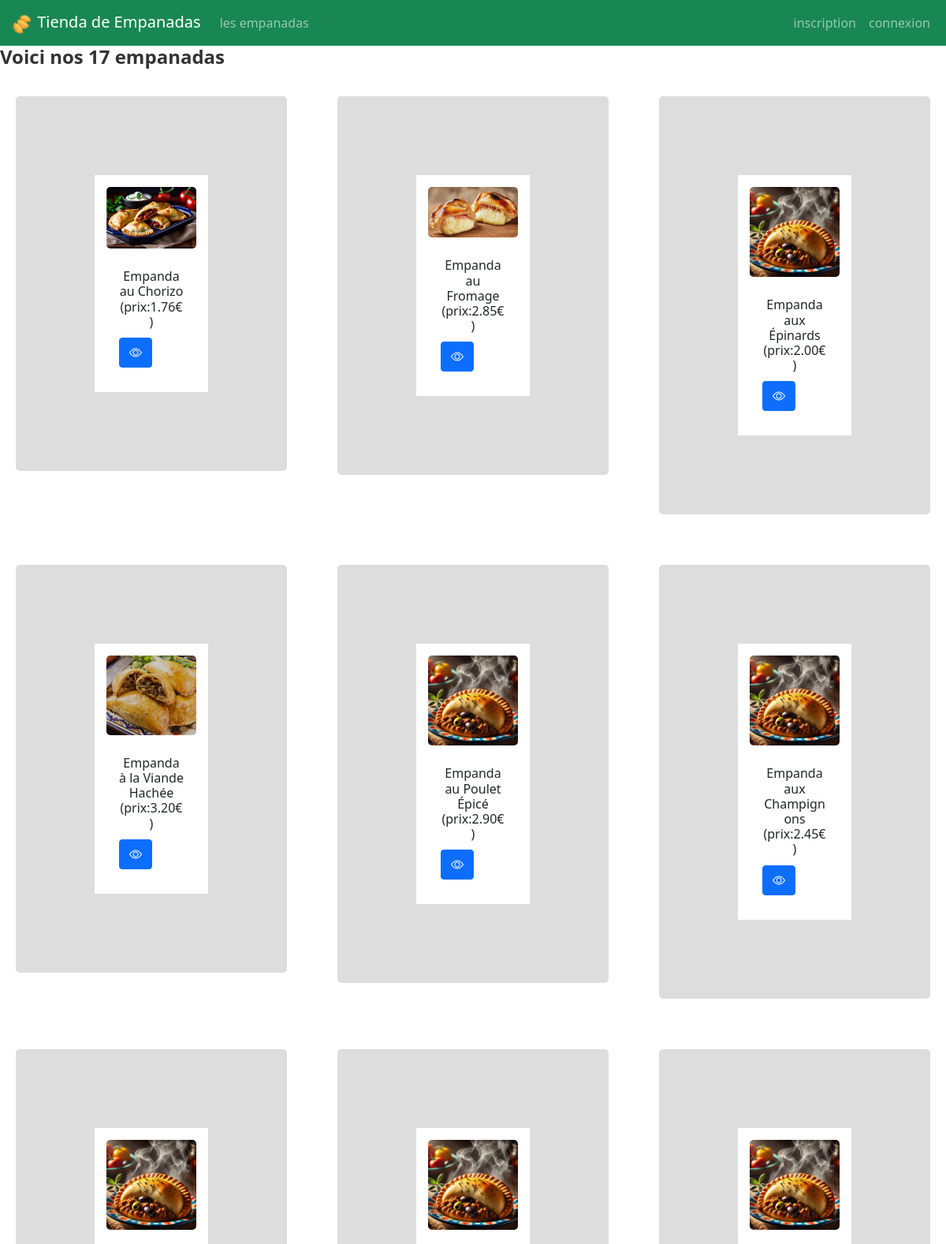
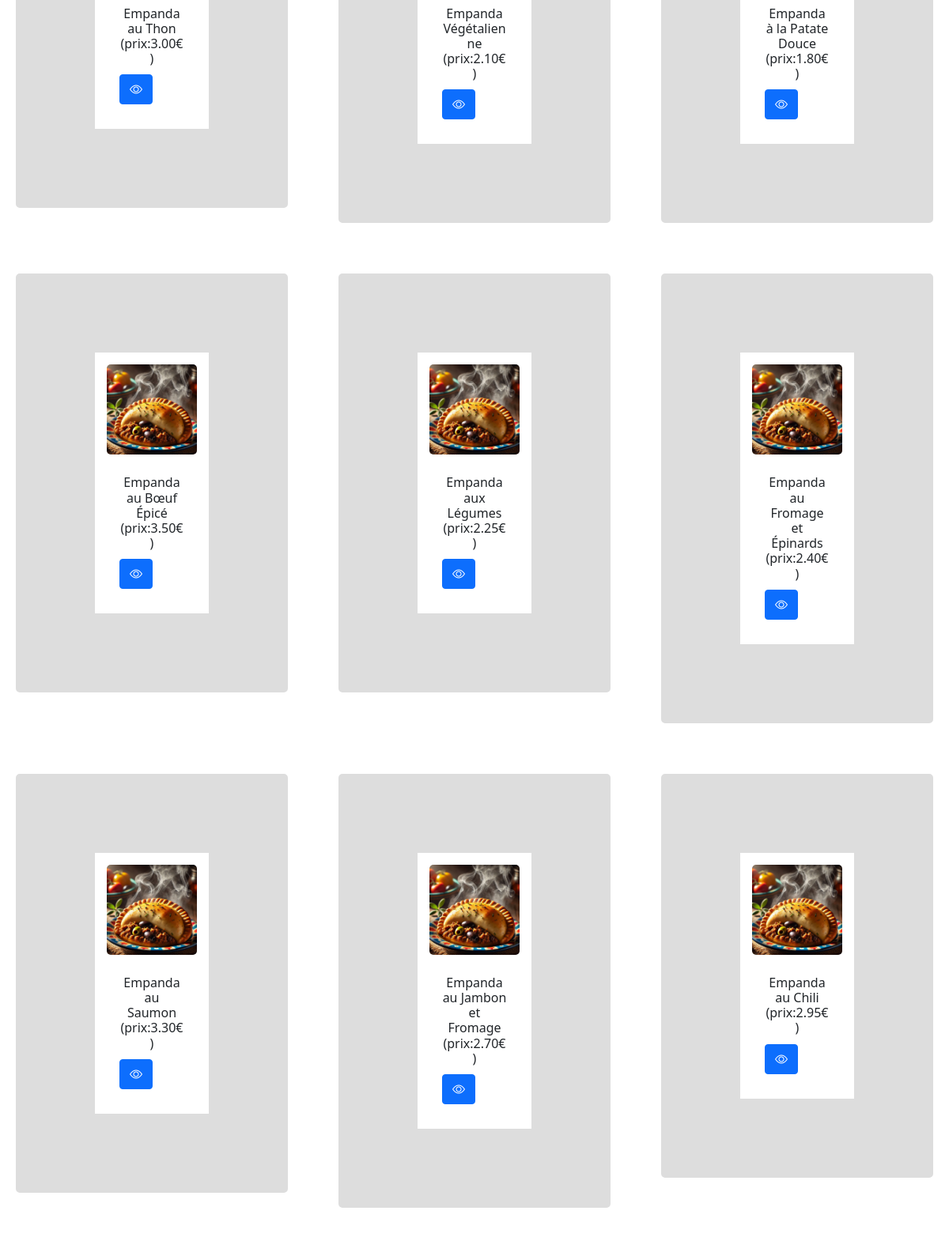
The page /empanadas/ (upper part) on the database its author committed (2 pictures, top to bottom).
### empanadas/models.py (models this page shows)
class Empanada(models.Model) :
    idEmpanada    = models.AutoField(    primary_key    = True )
    nomEmpanada   = models.CharField(   max_length      = 50   )
    prix          = models.DecimalField( max_digits     = 6, decimal_places = 2 )
    image = models.ImageField( default = 'imagesEmpanadas/default.png', upload_to = 'imagesEmpanadas/')
    def __str__(self) :
        return 'Empanda '+self.nomEmpanada+' (prix:'+str(self.prix)+'€)'

### empanadas/views.py (the view)
# urls.py: path('empanadas/',                                  views.empanadas, name='liste_empanadas'),
def empanadas(request):
    lesEmpanadas = Empanada.objects.all()
    return render(request,'empanadas/empanadas.html',{'empanadas' : lesEmpanadas} )

### empanadas/templates/empanadas/empanadas.html (shortened to what this page needs)
{% extends 'empanadas/base.html' %} {% load static %}  {% block main %}
<h2 class="titreep">Voici nos {{ empanadas|length }} empanadas</h2>
<div class="row">
  {% for emp in empanadas %}
  <div class="col-md-4 mb-4">
    <div class="card">
      <img
        src="{{ MEDIA_URL }}{{ emp.image }}"
        class="card-img-top"
        alt="{{ emp }}"
      />
      <div class="card-body">
        <h6 class="card-title">{{ emp }}</h6>
        <div class="d-flex justify-content-between">
          <a href="/empanada/{{ emp.idEmpanada }}" class="btn btn-primary">
            <i class="bi bi-eye"></i>
          </a>
        </div>
      </div>
    </div>
  </div>
  {% endfor %}
</div>
{% endblock %}

### empanadas/templates/empanadas/base.html (shortened to what this page needs)
{% load static %}
<!DOCTYPE html>
<html lang="fr">
  <head>
    <link
      href="https://cdn.jsdelivr.net/npm/bootstrap@5.0.2/dist/css/bootstrap.min.css"
      rel="stylesheet"
    />
    <link rel="stylesheet" href="{% static 'empanadas/css/styles.css' %}" />
    <link
      rel="stylesheet"
      href="https://cdn.jsdelivr.net/npm/bootstrap-icons@1.5.0/font/bootstrap-icons.css"
    />
  </head>
  <body>
    <header>
      {%if user.is_staff%} {%include 'comptes/menuStaff.html'%}
      {% elif user.is_authenticated %} {%include 'comptes/menuClient.html'%} {%else%}
      {%include 'comptes/menuNonConnecte.html'%} {%endif%}
    </header>
    <main>{% block main%} {% endblock %}</main>
  </body>
</html>

### comptes/templates/comptes/menuNonConnecte.html (shortened to what this page needs)
{% load static %}
<nav class="navbar navbar-expand-lg navbar-dark bg-success">
  <div class="container-fluid">
    <a class="navbar-brand" href="/empanadas">
      <img src="{% static 'empanadas/img/icone.png' %}" class="icn-img" />
      Tienda de Empanadas
    </a>
    <div id="navbarText" class="collapse navbar-collapse">
      <ul class="navbar-nav me-auto mb-2 mb-lg-0">
        <li class="nav-item">
          <a class="nav-link" href="/empanadas">les empanadas</a>
        </li>
      </ul>
      <ul class="navbar-nav">
        <li class="nav-item">
          <a class="nav-link" href="/register">inscription</a>
        </li>
        <li class="nav-item">
          <a class="nav-link" href="/login">connexion</a>
        </li>
      </ul>
    </div>
  </div>
</nav>

### empanadas/static/empanadas/css/styles.css (style rules this page uses)
html, body { height: 100%; margin: 0; display: flex; flex-direction: column; }
main { flex: 1; }
.card { margin: 20px; border: 100px solid #ddd; border-radius: 5px; padding: 15px; }
.card img { max-width: 100%; border-radius: 5px; }
.card-title { font-size: 1em; margin: 10px 0; text-align: center; }
h2 { font-size: 1.5rem; font-weight: bold; color: #333; margin-bottom: 1rem; }
a { color: #007bff; text-decoration: none; }
.icn-img { width: 30px; }

### rows shown on the page
Empanada: image (picture), nomEmpanada+prix "Empanda au Chorizo (prix:1.76€)"
Empanada: image (picture), nomEmpanada+prix "Empanda au Fromage (prix:2.85€)"
Empanada: image (placeholder picture), nomEmpanada+prix "Empanda aux Épinards (prix:2.00€)"
Empanada: image (picture), nomEmpanada+prix "Empanda à la Viande Hachée (prix:3.20€)"
Empanada: image (placeholder picture), nomEmpanada+prix "Empanda au Poulet Épicé (prix:2.90€)"
Empanada: image (placeholder picture), nomEmpanada+prix "Empanda aux Champignons (prix:2.45€)"
Empanada: image (placeholder picture), nomEmpanada+prix "Empanda au Thon (prix:3.00€)"
Empanada: image (placeholder picture), nomEmpanada+prix "Empanda Végétalienne (prix:2.10€)"
Empanada: image (placeholder picture), nomEmpanada+prix "Empanda à la Patate Douce (prix:1.80€)"
Empanada: image (placeholder picture), nomEmpanada+prix "Empanda au Bœuf Épicé (prix:3.50€)"
Empanada: image (placeholder picture), nomEmpanada+prix "Empanda aux Légumes (prix:2.25€)"
Empanada: image (placeholder picture), nomEmpanada+prix "Empanda au Fromage et Épinards (prix:2.40€)"
Empanada: image (placeholder picture), nomEmpanada+prix "Empanda au Saumon (prix:3.30€)"
Empanada: image (placeholder picture), nomEmpanada+prix "Empanda au Jambon et Fromage (prix:2.70€)"
Empanada: image (placeholder picture), nomEmpanada+prix "Empanda au Chili (prix:2.95€)"

### other values the page prints
{{ empanadas|length }} "17"
